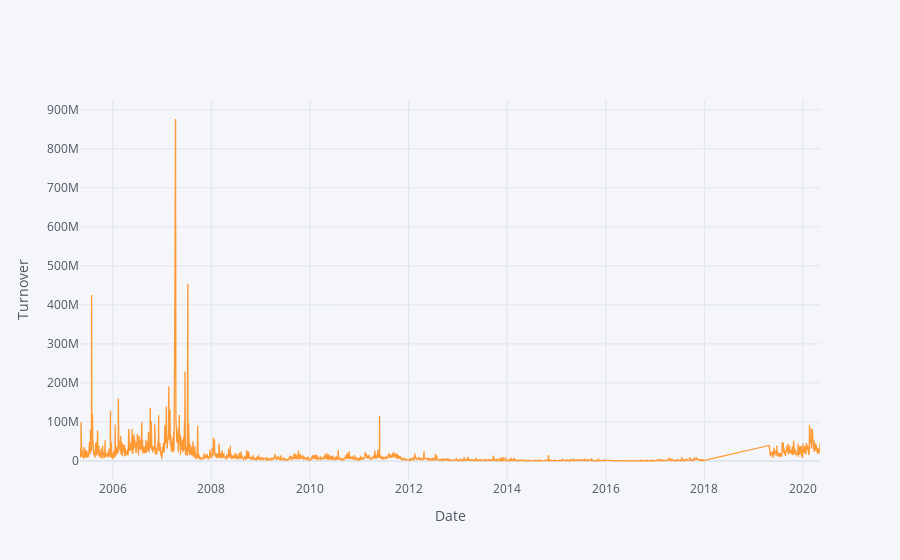

Notebook source saved alongside this figure:
### Code cell
df.iplot(kind='line',x='Date',y='Turnover',xTitle='Date',yTitle='Turnover')

### Figure 1 — Plotly figure (JSON) as saved in the notebook; plotly's stock layout.template omitted (floating-point values rounded to 4 significant figures; data arrays with more than 128 entries replaced by an {"elided": "..."} marker saying what was removed)
{"data": [{"line": {"color": "rgba(255, 153, 51, 1.0)", "dash": "solid", "shape": "linear", "width": 1.3}, "mode": "lines", "name": "Turnover", "text": "", "type": "scatter", "x": {"elided": "3480 str values"}, "y": {"elided": "3480 float values"}}], "layout": {"legend": {"bgcolor": "#F5F6F9", "font": {"color": "#4D5663"}}, "paper_bgcolor": "#F5F6F9", "plot_bgcolor": "#F5F6F9", "title": {"font": {"color": "#4D5663"}}, "xaxis": {"gridcolor": "#E1E5ED", "showgrid": true, "tickfont": {"color": "#4D5663"}, "title": {"font": {"color": "#4D5663"}, "text": "Date"}, "zerolinecolor": "#E1E5ED"}, "yaxis": {"gridcolor": "#E1E5ED", "showgrid": true, "tickfont": {"color": "#4D5663"}, "title": {"font": {"color": "#4D5663"}, "text": "Turnover"}, "zerolinecolor": "#E1E5ED"}}}
